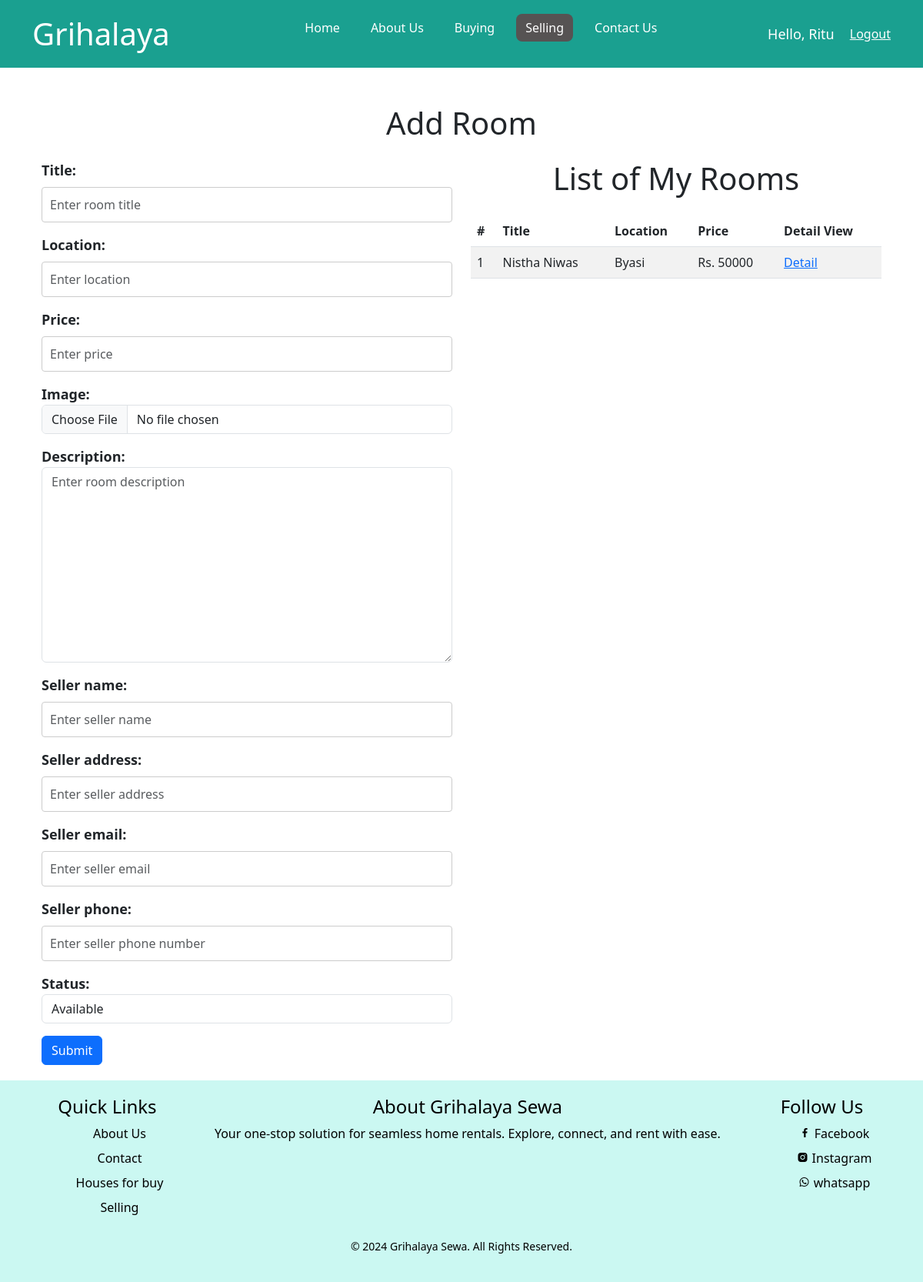
Page /register/sell/8/ (signed in) on the committed database.
### register/models.py (models this page shows, shortened)
class Room(models.Model):
    title = models.CharField(max_length=200)  # Title of the room listing
    location = models.CharField(max_length=255)  # Location of the room
    price = models.CharField(max_length=255)  # Price for renting the room
    image = models.ImageField(upload_to='room_images/')  # Image of the room
    description = models.TextField()  # Description of the room
    seller_name = models.CharField(max_length=255)  # Seller's name
    seller_address = models.TextField()  # Seller's address
    seller_email = models.EmailField()  # Seller's email
    seller_phone = models.CharField(max_length=15)  # Seller's phone number
    status = models.CharField(
        max_length=50,
        choices=[('available', 'Available'), ('sold', 'Sold')],
        default='available'
    )  # Room status
    user = models.ForeignKey(User, on_delete=models.CASCADE, related_name='rooms', null=True, blank=True)

### register/views.py (the view)
# urls.py: path('sell/<int:pk>/',views.selling,name="selling"),#room_insert, room_list==id
@login_required(login_url='register:login')
def selling(request,pk):   #insert room
    rooms=Room.objects.filter(user_id=pk)
    if request.method == 'POST':
        form = RoomForm(request.POST, request.FILES)
        if form.is_valid():
            room=form.save(commit=False)
            room.user=request.user
            form.save()
            return redirect('register:buying')  # Redirect to a page showing all rooms or a success page
    else:
        form = RoomForm()
    return render(request,"register/selling/sell_room_insert.html", {"selling":"active",'form': form, 'rooms':rooms})

### templates/register/selling/sell_room_insert.html (shortened to what this page needs)
    {% extends "main/base.html" %}
    {% load static %}
    {% block css %}
    {{ block.super }}
    {% endblock css %}
    {% block content %}
    <div class="container mt-5">
        <h1 class="mb-4">Add Room</h1>
        <div class="row">
            <div class="col-md-6">
                <form method="post" enctype="multipart/form-data">
                    {{ form.as_p }}
                    <button type="submit" class="btn btn-primary">Submit</button>
                </form>
            </div>
            <div class="col-md-6">
                <h1 class="mb-4">List of My Rooms</h1>
                <table class="table table-striped">
                    <thead>
                        <tr>
                            <th>#</th>
                            <th>Title</th>
                            <th>Location</th>
                            <th>Price</th>
                            <th>Detail View</th>
                        </tr>
                    </thead>
                    <tbody>
                        {% for room in rooms %}
                        <tr>
                            <td>{{ forloop.counter }}</td>
                            <td>{{ room.title }}</td>
                            <td>{{ room.location }}</td>
                            <td>{{ room.price }}</td>
                            <td>
                                <a href="{% url 'register:sell_room_detail' room.pk %}">Detail</a>
                            </td>
                        </tr>
                        {% empty %}
                        <tr>
                            <td colspan="5" class="text-center">No rooms available.</td>
                        </tr>
                        {% endfor %}
                    </tbody>
                </table>
            </div>
        </div>
    </div>
    {% endblock content %}

### templates/main/navbar.html
{% load static %}
<div class="bg-header">
<div class="container">
<header>
    <div class="logo">
        <a href="#" > Grihalaya</a>
    </div>
    <nav class="navbar">
        <ul >
            <li><a class="{{home}}" href="{% url "home" %}">Home</a></li>
            <li><a class="{{aboutus}}" href="{% url "aboutus" %}">About Us</a></li>
            <li><a class="{{buying}}" href="{% url "register:buying" %}">Buying</a></li>
            {% if request.user.is_authenticated %}
            <li><a class="{{selling}}" href="{% url "register:selling" request.user.pk %}">Selling</a></li>
            {% else %}
            <li><a class="{{selling}}" href="{% url "register:selling2" %}">Selling</a></li>
            {% endif %}
            <li><a class="{{contactus}}" href="{% url "contactus" %}">Contact Us</a></li>
        </ul>
    </nav>
    <div class="h-btn">
        {% if request.user.is_authenticated %}
        <span class="hello"> Hello, {{request.user.username}} </span>
        <a href="{% url "register:logout" %}" class="btn-logout">Logout</a>
        {% else %}
        <a href="{% url "register:login" %}"  class="btn-login">Login</a>
        <a href="{% url "register:signup" %}"  class="btn-signup">Sign Up</a>
        {% endif %}
    </div>
 </header>
</div>
</div>

### static/css/mycss2.css (style rules this page uses)
* { margin: 0; padding: 0; box-sizing: border-box; }
.container { width: 1200px; margin: auto; }
.bg-header { background-color: #1aa090; }
header { display: flex; align-items: center; justify-content: space-between; padding: 10px 0px; }
.logo a { text-decoration: none; font-size: 40px; color: white; }
.navbar ul { display: flex; align-items: center; justify-content: center; color: white; list-style: none; }
.navbar ul li a { padding: 6px 12px; margin: 0 8px; border-radius: 8px; text-decoration: none; color: white; display: inline-block; }
ul li .active { background-color: rgb(86, 83, 83); }
.h-btn { display: flex; align-items: center; justify-content: center; gap: 20px; }
.h-btn a { display: inline-block; color: white; }
.hello { display: inline-block; font-size: 18px; color: white; }
.row p { font-size: 18px; font-weight: bold; }
h1 { text-align: center; color: #333; }
input[type="text"], input[type="email"], textarea { width: 100%; padding: 10px; margin: 8px 0; border: 1px solid #ccc; border-radius: 4px; box-sizing: border-box; }

### rows in the picture
Room: title "Nistha Niwas", location "Byasi", price "Rs. 50000"

### other values in the picture
{{ request.user.username }} "Ritu"
